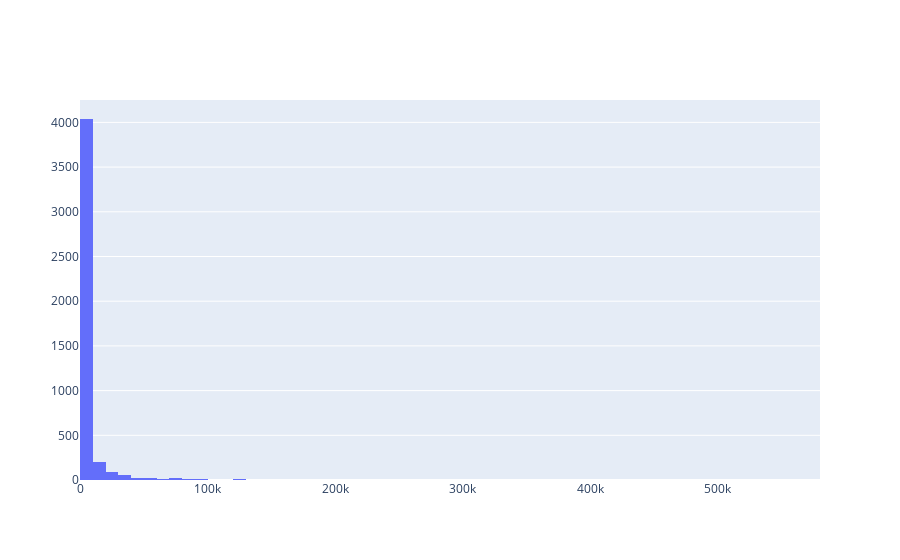

The cell this chart's notebook holds for it:
### Code cell
#Latest number of followers

fig = go.Figure()
fig.add_trace(go.Histogram(x=df_latest['employees_on_platform_latest'], nbinsx=100))

fig.show()

### Figure 1 — Plotly figure (JSON) as saved in the notebook; plotly's stock layout.template omitted (floating-point values rounded to 4 significant figures; data arrays with more than 128 entries replaced by an {"elided": "..."} marker saying what was removed)
{"data": [{"nbinsx": 100, "type": "histogram", "x": {"elided": "4537 int values"}}], "layout": {}}
